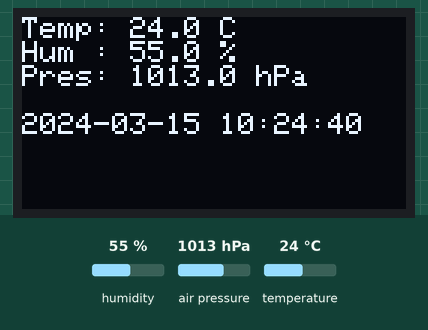
Bench run of a sketch on a simulated ESP32. On the bench: 128×64 one-colour display. Inputs (shaded band) come from the test bench; at power-on: humidity 55 %, air pressure 1013 hPa, temperature 24 °C. WiFi joins after 1.5 s; servers stay silent unless stated; the local clock reads 2024-03-15 10:24:30 at power-on unless the sketch sets it; no MQTT or app messages arrive unless stated; what the sketch prints to the serial monitor is not drawn.

Above: at 10.6 s.
10.7 s: humidity set to 22 %
At 20.7 s:
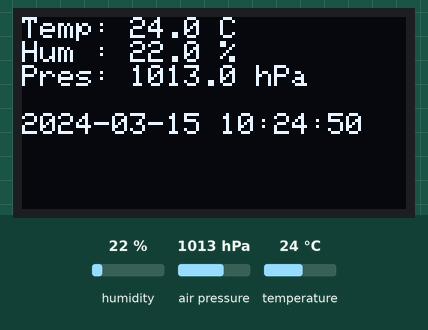
23.7 s: air pressure set to 952 hPa
At 31.0 s:
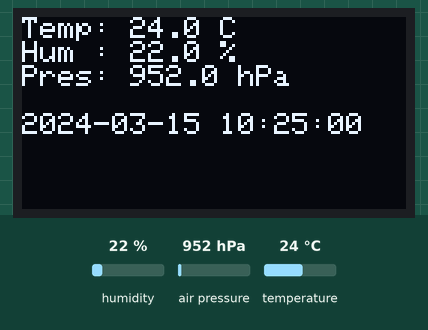
36.7 s: temperature set to 12 °C
At 41.3 s:
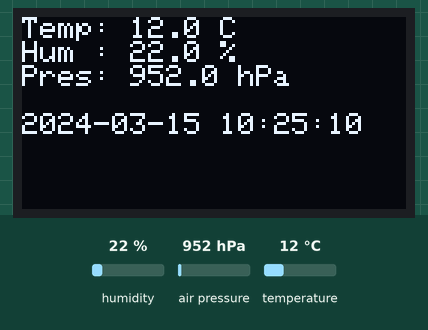
50.7 s: humidity set to 40 %
At 60.6 s:
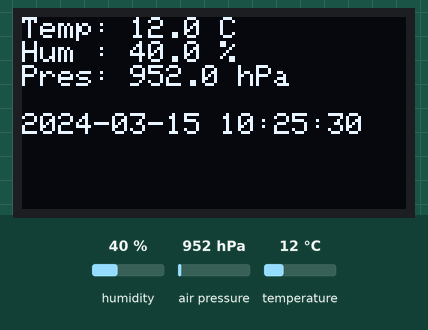
63.7 s: air pressure set to 975 hPa
At 70.9 s:
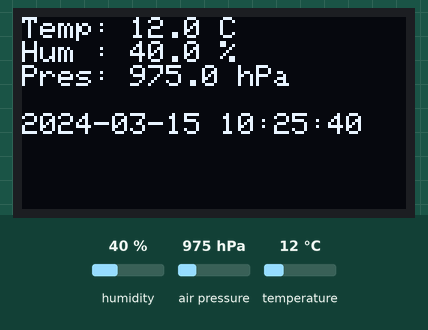
Timing chart, 0 to 72.4 s (numbered marks = the images above; inputs shaded):
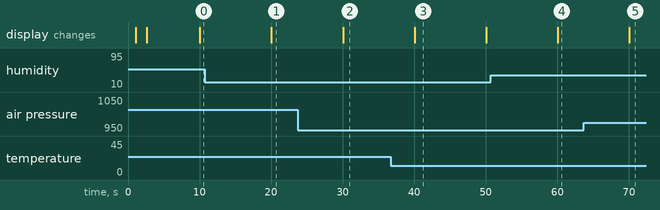

The sketch:

Projekt_BNE.ino
```cpp
#include <Wire.h>
#include <Adafruit_Sensor.h>
#include <Adafruit_BME280.h>
#include <WiFi.h>
#include <MQTT.h>
#include <time.h>
#include <Adafruit_GFX.h>
#include <Adafruit_SSD1306.h>

#define I2C_SDA 16
#define I2C_SCL 17

const char* ssid = "FBIT.IoT.Router7";
const char* password = "WueLoveIoT";

const char* mqttBroker = "192.168.108.14";
const int mqttPort = 1883;
const char* mqttClientID = "ESP32Client1";

const char* topicData = "Wuerzburg1/KOS/A105/data";

const char* ntpServer = "pool.ntp.org";
const long gmtOffset_sec = 0;
const int daylightOffset_sec = 0;

#define SEALEVELPRESSURE_HPA (1017)
Adafruit_BME280 bme;

#define SCREEN_WIDTH 128
#define SCREEN_HEIGHT 64
#define OLED_RESET -1
#define SCREEN_ADDRESS 0x3C

Adafruit_SSD1306 display(SCREEN_WIDTH, SCREEN_HEIGHT, &Wire, OLED_RESET);

WiFiClient net;
MQTTClient client;

unsigned long lastMillis = 0;
const unsigned long publishInterval = 10000;

void connectToWiFi() {
Serial.print("Connecting to Wi-Fi");
WiFi.begin(ssid, password);
while (WiFi.status() != WL_CONNECTED) {
delay(500);
Serial.print(".");
}
Serial.println("\nWi-Fi connected.");
Serial.print("IP address: ");
Serial.println(WiFi.localIP());
}

void connectToMQTT() {
Serial.print("Connecting to MQTT broker...");
client.begin(mqttBroker, mqttPort, net);
while (!client.connect(mqttClientID)) {
Serial.print(".");
delay(1000);
}
Serial.println("\nConnected to MQTT broker.");
}

String getFormattedTime() {
struct tm timeinfo;
if (!getLocalTime(&timeinfo)) {
Serial.println("Failed to obtain time");
return "";
}
char buffer[25];
strftime(buffer, sizeof(buffer), "%Y-%m-%d %H:%M:%S", &timeinfo);
return String(buffer);
}

// Optional I2C scan (for debugging)
void scanI2C() {
byte count = 0;
Serial.println("Scanning I2C devices...");
for (byte addr = 1; addr < 127; addr++) {
Wire.beginTransmission(addr);
if (Wire.endTransmission() == 0) {
Serial.print("I2C device found at 0x");
if (addr < 16) Serial.print("0");
Serial.println(addr, HEX);
count++;
}
}
if (count == 0) Serial.println("❌ No I2C devices found!");
else Serial.println("✅ I2C scan complete.");
}

void setup() {
Serial.begin(115200);
delay(1000);
Wire.begin(I2C_SDA, I2C_SCL);

// Optional: Run I2C scan
scanI2C();

if (!display.begin(SSD1306_SWITCHCAPVCC, SCREEN_ADDRESS)) {
Serial.println(F("SSD1306 allocation failed"));
while (true);
}

display.clearDisplay();
display.setTextSize(1);
display.setTextColor(SSD1306_WHITE);
display.setCursor(0, 0);
display.println("Initializing...");
display.display();

if (!bme.begin(0x76)) {
Serial.println("❌ BME280 not found!");
display.clearDisplay();
display.setCursor(0, 0);
display.println("BME280 not found!");
display.display();
while (true);
}

connectToWiFi();
configTime(gmtOffset_sec, daylightOffset_sec, ntpServer);

// Wait for time sync
struct tm timeinfo;
while (!getLocalTime(&timeinfo)) {
Serial.println("Waiting for time sync...");
delay(1000);
}

connectToMQTT();
client.loop();

display.clearDisplay();
display.setCursor(0, 0);
display.println("Setup Complete");
display.display();
}

void loop() {
if (WiFi.status() != WL_CONNECTED) {
connectToWiFi();
}

if (!client.connected()) {
connectToMQTT();
}

client.loop();
delay(10);

if (millis() - lastMillis > publishInterval) {
lastMillis = millis();

float temperature = bme.readTemperature();
float humidity = bme.readHumidity();
float pressure = bme.readPressure() / 100.0F;
String timestamp = getFormattedTime();

if (timestamp == "") {
Serial.println("Skipping publish due to invalid time.");
return;
}

String payload = "{";
payload += "\"temp\":" + String(temperature, 2) + ",";
payload += "\"hum\":" + String(humidity, 2) + ",";
payload += "\"time\":\"" + timestamp + "\",";
payload += "\"pressure\":" + String(pressure, 2) + ",";
payload += "\"location\":\"wuerzburg\",";
payload += "\"group\":\"group1\"";
payload += "}";

if (client.publish(topicData, payload.c_str())) {
Serial.print("Data published: ");
Serial.println(payload);
} else {
Serial.println("❌ Failed to publish data.");
}

display.clearDisplay();
display.setTextSize(1);
display.setCursor(0, 0);
display.print("Temp: ");
display.print(temperature, 1);
display.println(" C");

display.print("Hum : ");
display.print(humidity, 1);
display.println(" %");

display.print("Pres: ");
display.print(pressure, 1);
display.println(" hPa");

display.println("");
display.println(timestamp);
display.display();
}
}
```

Measured:
- after the input at 10.7 s, the display: changes after 9.4 s (image 1)
- after the input at 23.7 s, the display: changes after 6.4 s (image 2)
- after the input at 50.7 s, the display: changes after 9.4 s (image 4)
- after the input at 63.7 s, the display: changes after 6.4 s (image 5)
- what the display in image 3 shows lasts 10.0 s, from 40.1 s to 50.1 s
